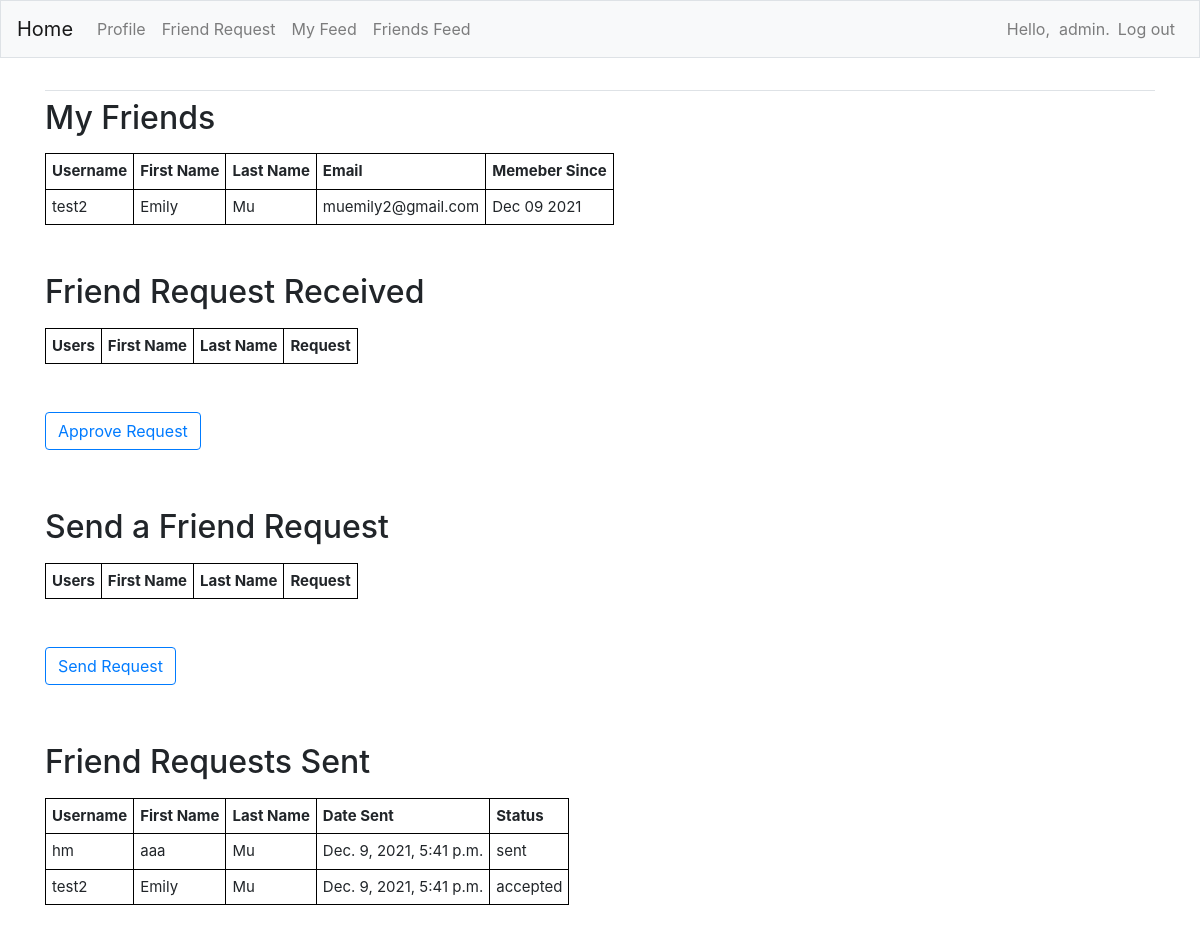
Screenshot of /friends/ (signed in) with the database file from the repository.
### FeedApp/models.py (models this page shows)
class Profile(models.Model):
    first_name = models.CharField(max_length=200, blank=True)
    last_name = models.CharField(max_length=200, blank=True)
    email = models.EmailField(max_length=300,blank=True)
    dob = models.DateField(null=True,blank=True)
    bio = models.TextField(blank=True)
    user = models.OneToOneField(User,on_delete=models.CASCADE) # User entity
    friends = models.ManyToManyField(User,blank=True,related_name='friends')
    created = models.DateTimeField(auto_now=True)
    update = models.DateTimeField(auto_now_add=True)
    def __str__(self):
        return f"{self.user.username}"

class Relationship(models.Model):
    sender = models.ForeignKey(Profile,on_delete=models.CASCADE,related_name='sender') # sender: someone who want to add a friend
    receiver = models.ForeignKey(Profile,on_delete=models.CASCADE,related_name='receiver')# someone who are invited to be friend
    status = models.CharField(max_length=8,choices=STATUS_CHOICES,default='send')
    created = models.DateTimeField(auto_now=True)
    updated = models.DateTimeField(auto_now_add=True)

### FeedApp/views.py (the view, shortened to what this page needs)
# urls.py: path('friends/', views.friends, name='friends'),
@login_required
def friends(request):
    user_profile = Profile.objects.get(user=request.user)
    user_friends = user_profile.friends.all()
    user_friends_profiles = Profile.objects.filter(user__in=user_friends)
    user_relationships = Relationship.objects.filter(sender=user_profile)
    request_sent_profiles = user_relationships.values('receiver')
    all_profiles = Profile.objects.exclude(user=request.user).exclude(id__in=user_friends_profiles).exclude(id__in=request_sent_profiles)
    request_received_profiles = Relationship.objects.filter(receiver=user_profile,status='sent')
    if request.method == 'POST' and request.POST.get('send_requests'):
        receivers = request.POST.getlist('send_requests')
        for receiver in receivers:
            receiver_profile = Profile.objects.get(id=receiver)
            Relationship.objects.create(sender=user_profile, receiver=receiver_profile,status='sent')
        return redirect('FeedApp:friends')
    context = {'user_friends_profiles':user_friends_profiles, 'user_relationships':user_relationships,
    'all_profiles':all_profiles,'request_received_profiles':request_received_profiles}
    return render(request, 'FeedApp/friends.html', context)

### FeedApp/templates/FeedApp/friends.html (shortened to what this page needs)
{% extends 'FeedApp/base.html' %}
{% load bootstrap4 %}
{% block content %}
<h2>
    <p>My Friends</p>
</h2>
<table>
    <tr>
        <th>Username</th>
        <th>First Name</th>
        <th>Last Name</th>
        <th>Email</th>
        <th>Memeber Since</th>
    </tr>
    {% for friend in user_friends_profiles %}
    <tr>
        <td>{{ friend }}</td>
        <td>{{ friend.first_name }}</td>
        <td>{{ friend.last_name }}</td>
        <td>{{ friend.email }}</td>
        <td>{{ friend.created|date:"M d Y" }}</td>
    </tr>
    {% endfor %}
</table>
<br><br>
<h2>
    <p>Friend Request Received</p>
</h2>
<form action="{% url 'FeedApp:friends' %}" method="post">
    <table>
        <tr>
            <th>Users</th>
            <th>First Name</th>
            <th>Last Name</th>
            <th>Request</th>
        </tr>
    </table>
    <br><br>
    <button name="submit" class="btn btn-outline-primary" style="float: left;">Approve Request</button>
    <br><br><br><br>
    <h2>
        <p>Send a Friend Request</p>
    </h2>
    <form action="{% url 'FeedApp:friends' %}" method="post">
        <table>
            <tr>
                <th>Users</th>
                <th>First Name</th>
                <th>Last Name</th>
                <th>Request</th>
            </tr>
        </table>
        <br><br>
        <button name="submit" class="btn btn-outline-primary" style="float: left;">Send Request</button>
    </form>
    <br><br><br><br>
    <h2>
        <p>Friend Requests Sent</p>
    </h2>
    <table>
        <tr>
            <th>Username</th>
            <th>First Name</th>
            <th>Last Name</th>
            <th>Date Sent</th>
            <th>Status</th>
        </tr>
        {% for r in user_relationships %}
        <tr>
            <td>{{ r.receiver }}</td>
            <td>{{ r.receiver.first_name }}</td>
            <td>{{ r.receiver.last_name }}</td>
            <td>{{ r.created }}</td>
            <td>{{ r.status}}</td>
        </tr>
        {% endfor %}
    </table>
    <br><br><br><br>
</form>
{% endblock content %}

### FeedApp/templates/FeedApp/base.html (shortened to what this page needs)
{% load bootstrap4 %}
<!doctype html>
<html lang="en">
<head>
    {% bootstrap_css %}
</head>
<body>
    <nav class='navbar navbar-expand-md navbar-light bg-light mb-4 border'>
        <a class='navbar-brand' href="{% url 'FeedApp:index' %}"">
            Home</a>
            <div class="collapse navbar-collapse" id='navbarCollapse'>
                <ul class="navbar-nav mr-auto">
                    <li class="nav-item">
                        <a class="nav-link" href="{% url 'FeedApp:profile' %}">Profile</a>
                    </li>
                    <li class="nav-item">
                        <a class="nav-link" href="{% url 'FeedApp:friends' %}">Friend Request</a>
                    </li>
                    <li class="nav-item">
                        <a class="nav-link" href="{% url 'FeedApp:myfeed' %}">My Feed</a>
                    </li>
                    <li class="nav-item">
                        <a class="nav-link" href="{% url 'FeedApp:friendsfeed' %}">Friends Feed</a>
                    </li>
                </ul>
                <ul class="navbar-nav ml-auto">
                    {% if user.is_authenticated %}
                    <li class="nav-item">
                        <span class="navbar-text">Hello, &nbsp;{{ user.username }}.</span>
                    </li>
                    <li class="nav-item">
                        <a class="nav-link" href="{% url 'users:logout' %}">Log out</a>
                    </li>
                    {% endif %}
                </ul>
            </div>
    </nav>
    <main role="main" class="container">
        <div class="pb-2 mb-2 border-bottom">
        </div>
        <div>
            {% block content %}
            {% endblock content %}
        </div>
    </main>
</body>
</html>

### FeedApp/templates/FeedApp/friends.html (style rules this page uses)
table { font-size: 15px; width: auto; }
th, td { border: 1px solid black; padding: 6px; }

### rows the page displays
Profile: user.username "test2", first_name "Emily", last_name "Mu", email "muemily2@gmail.com", created "Dec 09 2021"
Relationship: receiver "hm", receiver.first_name "aaa", receiver.last_name "Mu", created "Dec. 9, 2021, 5:41 p.m.", status "sent"
Relationship: receiver "test2", receiver.first_name "Emily", receiver.last_name "Mu", created "Dec. 9, 2021, 5:41 p.m.", status "accepted"

### other values shown
{{ user.username }} "admin"
